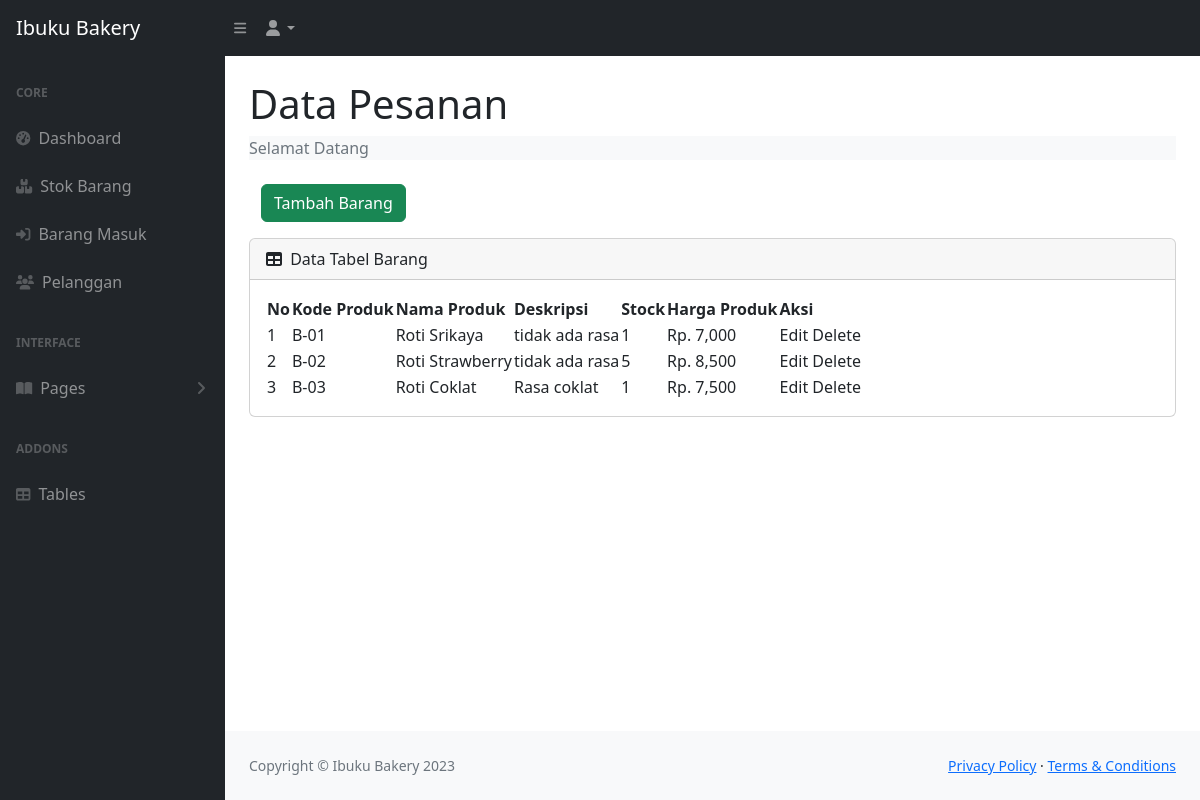
The app's page /stock.php (signed in) with its own data.
### tables this page shows
CREATE TABLE `produk` (
  `idproduk` int(11) NOT NULL,
  `kode_produk` varchar(50) DEFAULT NULL,
  `nama_produk` varchar(50) NOT NULL,
  `deskripsi` varchar(50) NOT NULL,
  `harga` int(11) DEFAULT NULL,
  `stok` int(11) DEFAULT NULL,
  `gambar` varchar(60) DEFAULT NULL
);

### stock.php (the view, shortened to what this page needs)
<?php
  require 'logincek.php';
?>
<!DOCTYPE html>
<html lang="en">
  <head>
    <link
      href="https://cdn.jsdelivr.net/npm/simple-datatables@7.1.2/dist/style.min.css"
      rel="stylesheet"
    />
    <link href="css/index.css" rel="stylesheet" />
  </head>
  <body class="sb-nav-fixed">
    <nav class="sb-topnav navbar navbar-expand navbar-dark bg-dark">
      <a class="navbar-brand ps-3" href="index.php">Ibuku Bakery</a>
      <button
        class="btn btn-link btn-sm order-1 order-lg-0 me-4 me-lg-0"
        id="sidebarToggle"
        href="#!"
      >
        <i class="fas fa-bars"></i>
      </button>
      <ul class="navbar-nav ms-auto ms-md-0 me-3 me-lg-4">
        <li class="nav-item dropdown">
          <a
            class="nav-link dropdown-toggle"
            id="navbarDropdown"
            href="#"
            role="button"
            data-bs-toggle="dropdown"
            aria-expanded="false"
            ><i class="fas fa-user fa-fw"></i
          ></a>
        </li>
      </ul>
    </nav>
    <div id="layoutSidenav">
      <div id="layoutSidenav_nav">
        <nav class="sb-sidenav accordion sb-sidenav-dark" id="sidenavAccordion">
          <div class="sb-sidenav-menu">
            <div class="nav">
              <div class="sb-sidenav-menu-heading">Core</div>
              <a class="nav-link" href="index.php">
                <div class="sb-nav-link-icon">
                  <i class="fas fa-tachometer-alt"></i>
                </div>
                Dashboard
              </a>
              <a class="nav-link" href="stock.php">
                <div class="sb-nav-link-icon">
                  <i class="fa-solid fa-boxes-stacked"></i>
                </div>
                Stok Barang
              </a>
              <a class="nav-link" href="masuk.php">
                <div class="sb-nav-link-icon">
                  <i class="fa-solid fa-right-to-bracket"></i>
                </div>
                Barang Masuk
              </a>
              <a class="nav-link" href="pelanggan.php">
                <div class="sb-nav-link-icon">
                  <i class="fa-solid fa-users"></i>
                </div>
                Pelanggan
              </a>
              <div class="sb-sidenav-menu-heading">Interface</div>
              <a
                class="nav-link collapsed"
                href="#"
                data-bs-toggle="collapse"
                data-bs-target="#collapsePages"
                aria-expanded="false"
                aria-controls="collapsePages"
              >
                <div class="sb-nav-link-icon">
                  <i class="fas fa-book-open"></i>
                </div>
                Pages
                <div class="sb-sidenav-collapse-arrow">
                  <i class="fas fa-angle-down"></i>
                </div>
              </a>
              <div class="sb-sidenav-menu-heading">Addons</div>
              <a class="nav-link" href="tables.html">
                <div class="sb-nav-link-icon"><i class="fas fa-table"></i></div>
                Tables
              </a>
            </div>
          </div>
        </nav>
      </div>
      <div id="layoutSidenav_content">
        <main>
          <div class="container-fluid px-4">
            <h1 class="mt-4">Data Pesanan</h1>
            <ol class="breadcrumb bg-light  mb-4">
              <li class="breadcrumb-item active">Selamat Datang</li>
            </ol>
            <div class="container mb-3">
                <button type="button" class="btn btn-success " data-bs-toggle="modal" data-bs-target="#exampleModal">
                Tambah Barang
                </button>
            </div>
            <div class="card mb-4">
              <div class="card-header">
                <i class="fas fa-table me-1"></i>
                Data Tabel Barang
              </div>
              <div class="card-body">
                <table id="datatablesSimple">
                  <thead>
                    <tr>
                      <th>No</th>
                      <th>Kode Produk</th>
                      <th>Nama Produk</th>
                      <th>Deskripsi</th>
                      <th>Stock</th>
                      <th>Harga Produk</th>
                      <th>Aksi</th>
                    </tr>
                  </thead>
                  <tbody>
                  <?php
                    $get = mysqli_query($con, 'SELECT * FROM produk');
                    $i = 1;
                    while($p = mysqli_fetch_array($get)){
                    $kodeproduk = $p['kode_produk'];
                    $namaproduk = $p['nama_produk'];
                    $deskripsi = $p['deskripsi'];
                    $stok = $p['stok'];
                    $harga = $p['harga'];
                  ?>
                    <tr>
                      <td><?=$i++;?></td>
                      <td><?=$kodeproduk;?></td>
                      <td><?=$namaproduk;?></td>
                      <td><?=$deskripsi;?></td>
                      <td><?=$stok;?></td>
                      <td>Rp. <?=number_format($harga);?></td>
                      <td>Edit Delete</td>
                    </tr>
                  <?php
                    };
                  ?>
                </tbody>
                </table>
              </div>
            </div>
          </div>
        </main>
        <footer class="py-4 bg-light mt-auto">
          <div class="container-fluid px-4">
            <div
              class="d-flex align-items-center justify-content-between small"
            >
              <div class="text-muted">Copyright &copy; Ibuku Bakery 2023</div>
              <div>
                <a href="#">Privacy Policy</a>
                &middot;
                <a href="#">Terms &amp; Conditions</a>
              </div>
            </div>
          </div>
        </footer>
      </div>
    </div>
  </body>
</html>

### records on screen
produk: kode_produk "B-01", nama_produk "Roti Srikaya", deskripsi "tidak ada rasa", stok "1", harga "7,000"
produk: kode_produk "B-02", nama_produk "Roti Strawberry", deskripsi "tidak ada rasa", stok "5", harga "8,500"
produk: kode_produk "B-03", nama_produk "Roti Coklat", deskripsi "Rasa coklat", stok "1", harga "7,500"
